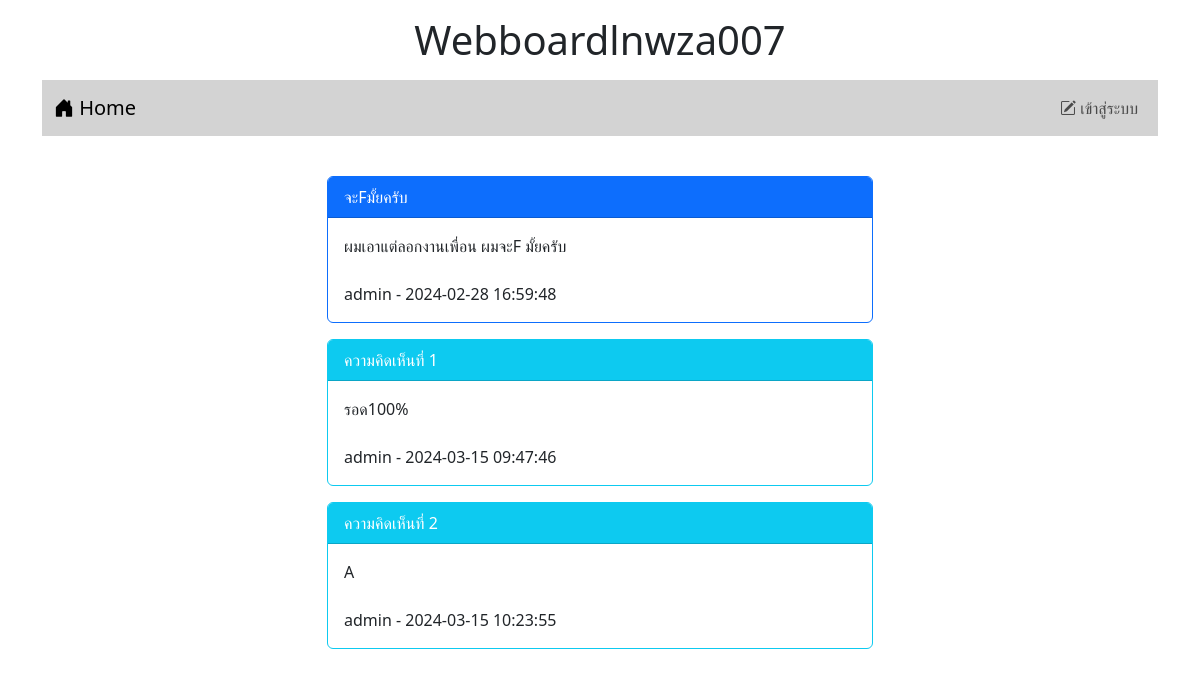
The page /post.php?id=1 on the database its author committed.
### tables this page shows
CREATE TABLE `post` (
  `id` int(11) NOT NULL,
  `title` varchar(128) NOT NULL,
  `content` varchar(2048) NOT NULL,
  `post_date` datetime NOT NULL,
  `cat_id` int(11) NOT NULL,
  `user_id` int(11) NOT NULL
);

CREATE TABLE `user` (
  `id` int(11) NOT NULL,
  `login` varchar(32) NOT NULL,
  `password` varchar(64) NOT NULL,
  `name` varchar(64) NOT NULL,
  `gender` char(1) NOT NULL,
  `email` varchar(32) NOT NULL,
  `role` char(1) NOT NULL
);

CREATE TABLE `comment` (
  `id` int(11) NOT NULL,
  `content` varchar(20148) NOT NULL,
  `post_date` datetime NOT NULL,
  `user_id` int(11) NOT NULL,
  `post_id` int(11) NOT NULL
);

### post.php (the view, shortened to what this page needs)
<!DOCTYPE html>
<html lang="en">
<head>
    <link rel="stylesheet" href="bootstrap-5.3.2-dist/css/bootstrap.min.css">
    <link rel="stylesheet" href="https://cdn.jsdelivr.net/npm/bootstrap-icons@1.11.3/font/bootstrap-icons.min.css">
</head>
<body>
<div class="container-lg">
    <h1 style="text-align: center;" class="m-3">Webboardlnwza007</h1>
    <?php include "nav.php" ?>
        <div class="row mt-4">
            <div class="col-lg-3 col-md-2 col-sm-1"></div>
            <div class="col-lg-6 col-md-8 col-sm-10">
             <?php
                $conn=new PDO("mysql:host=localhost;dbname=webboard;charset=utf8","root","");
                $sql="select post.title,post.content,post.post_date,user.login
                from post inner join user on
                (post.user_id=user.id) where post.id=$_GET[id]";
                $result=$conn->query($sql);
                while($row=$result->fetch()){
                echo"<div class='card border-primary mt-3'>";
                echo"<div class='card-header bg-primary text-white'>$row[0]</div>";
                echo"<div class='card-body'>$row[1] <br><br> $row[3] - $row[2]</div>";
                echo"</div>";
            }
                $sql="select comment.content,comment.post_date,user.login
                from comment inner join user on
                (comment.user_id=user.id) where comment.post_id=$_GET[id]";
                $result=$conn->query($sql);
                $i=1;
                while($row=$result->fetch()){
                echo"<div class='card border-info mt-3'>";
                echo"<div class='card-header bg-info text-white'>ความคิดเห็นที่ $i </div>";
                echo"<div class='card-body'>$row[0]<br><br>$row[2] - $row[1]</div>";
                echo"</div>";
                $i=$i+1;
            }
            ?>
        <br>
        </div>
        <div class="col-lg-3 col-md-2 col-sm-1"></div>
    </div>
</div>
</body>
</html>

### rows shown on the page
post: title "จะFมั้ยครับ", content "ผมเอาแต่ลอกงานเพื่อน ผมจะF มั้ยครับ", user.login "admin", post_date "2024-02-28 16:59:48"
comment: content "รอด100%", user.login "admin", post_date "2024-03-15 09:47:46"
comment: content "A", user.login "admin", post_date "2024-03-15 10:23:55"
